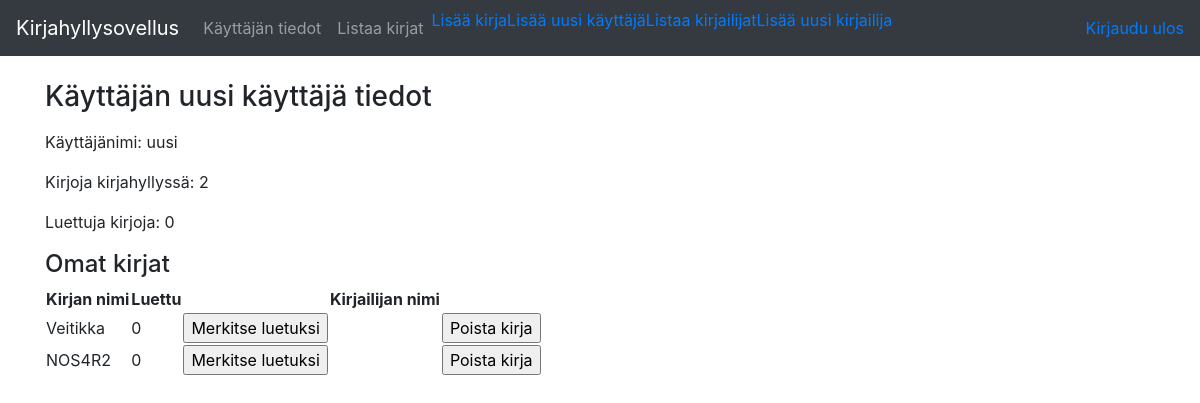
/auth/uusi/ (signed in), run on an earlier commit of the app's database.
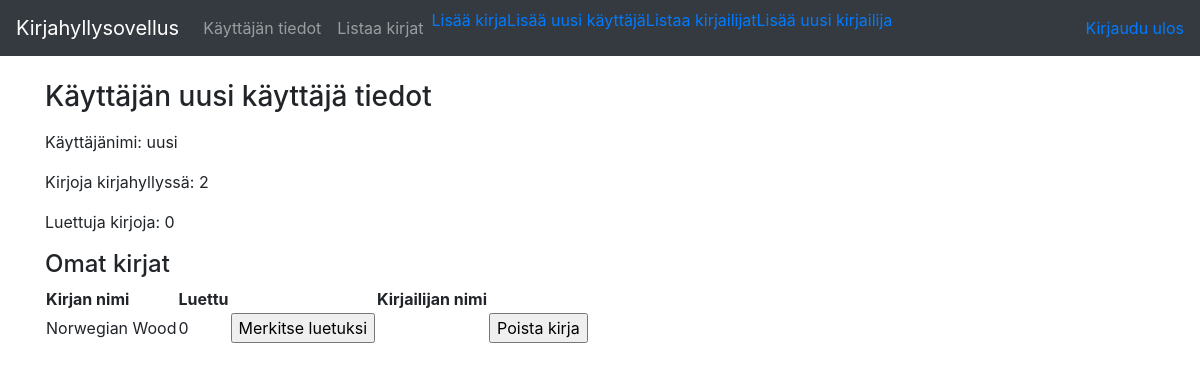
And on a later commit of the database.
### application/auth/models.py (models this page shows, shortened)
class User(Base):
    __tablename__ = "account"
    name = db.Column(db.String(30), nullable=False)
    username = db.Column(db.String(30), nullable=False)
    password = db.Column(db.String(30), nullable=False)
    mybooks = db.relationship("Book", secondary=users_books,
        backref=db.backref('mybooks', lazy='dynamic'))
    @staticmethod
    def count_all_books(userid):
        stmt = text("SELECT COUNT(users_books.book_id) FROM users_books WHERE user_id = :userid").params(userid=userid)
        res = db.engine.execute(stmt)
        return res.fetchone()[0]
    @staticmethod
    def count_read_books(userid):
        stmt = text("SELECT COUNT(users_books.book_id) FROM users_books WHERE user_id =  :userid AND read = 1").params(userid=userid)
        res = db.engine.execute(stmt)
        return res.fetchone()[0]

### tables this page shows
CREATE TABLE users_books (
	book_id INTEGER, 
	user_id INTEGER, 
	read BOOLEAN NOT NULL, 
	FOREIGN KEY(book_id) REFERENCES book (id), 
	FOREIGN KEY(user_id) REFERENCES account (id), 
	CHECK (read IN (0, 1))
);

### application/books/models.py (models this page shows, shortened)
class Book(Base):
    name = db.Column(db.String(144), nullable=False)

### application/auth/views.py (the view)
@app.route("/auth/<username>/", methods=["GET"])
@login_required
def auth_info(username):
    user = User.query.filter_by(username=username).first()
    stmt = text(
        "SELECT book_id, user_id, read, name FROM users_books ub JOIN book b ON b.id=ub.book_id WHERE ub.user_id=:user_id").params(
        user_id=user.id)
    bookslist = db.engine.execute(stmt)
    db.session().commit()
    return render_template("auth/userinfo.html", user=user, books=bookslist, all_books=user.count_all_books(user.id),
                           read_books=user.count_read_books(user.id))

### application/__init__.py (called while the page is built)
@login_manager.user_loader
def load_user(user_id):
    return User.query.get(user_id)

### application/templates/auth/userinfo.html (shortened to what this page needs)
{% extends "layout.html" %}
{% block body %}
<form method="GET" action="{{ url_for('auth_info', username=user.username) }}">
    <h3>Käyttäjän {{ user.name }} tiedot</h3>
    <p>Käyttäjänimi: {{ user.username }}</p>
    {% if all_books is defined %}
    <p>Kirjoja kirjahyllyssä: {{ all_books }}</p>
    {% endif %}
    {% if read_books is defined %}
    <p>Luettuja kirjoja: {{ read_books }}</p>
    {% endif %}
    <h4>Omat kirjat</h4>
    <table>
        <tr>
            <th>Kirjan nimi</th>
            <th>Luettu</th>
            <th></th>
            <th>Kirjailijan nimi</th>
        </tr>
        {% for book in books %}
        <tr>
            <td>{{ book.name }}</td>
            <td>{{ book.read }}</td>
            <td>
                {% if book.read == False %}
                <form method="POST" action="{{ url_for('books_set_read_or_delete', username=user.username, book_id=book.book_id) }}">
                    <input type="submit" name="btn" value="Merkitse luetuksi"/>
                </form>
                {% endif %}
            </td>
            <td>
            </td>
            <td>
                <form method="POST" action="{{ url_for('books_set_read_or_delete', username=user.username, book_id=book.book_id) }}">
                    <input type="submit" name="btn" value="Poista kirja"/>
                </form>
            </td>
        </tr>
        {% endfor %}
    </table>
</form>
{% endblock %}

### application/templates/layout.html (shortened to what this page needs)
<!DOCTYPE html>
<html>
  <head>
    <link rel="stylesheet" href="https://maxcdn.bootstrapcdn.com/bootstrap/4.0.0/css/bootstrap.min.css"
>
  </head>
  <body>
    <nav class="navbar navbar-expand-md navbar-dark bg-dark mb-4">
      <a class="navbar-brand" href="#">Kirjahyllysovellus</a>
      <div class="collapse navbar-collapse" id="navbarCollapse">
        <ul class="navbar-nav mr-auto">
          <li class="nav-item">
            <a class="nav-link" href="{{ url_for('auth_info', username=current_user.username) }}">Käyttäjän tiedot</a>
          </li>
          <li class="nav-item">
            <a class="nav-link" href="{{ url_for('books_index') }}">Listaa kirjat</a>
          </li>
          <li class="nav-item">
            <a href="{{ url_for('books_form') }}">Lisää kirja</a>
          </li>
          <li class="nav-item">
            <a href="{{ url_for('auth_form') }}">Lisää uusi käyttäjä</a>
          </li>
          <li class="nav-item">
            <a href="{{ url_for('authors_index') }}">Listaa kirjailijat</a>
          </li>
          <li class="nav-item">
            <a href="{{ url_for('authors_form') }}">Lisää uusi kirjailija</a>
          </li>
        </ul>
        <div class="form-inline mt-2 mt-md-0">
          {% if current_user.is_authenticated %}
          <a href="{{url_for('auth_logout') }}">Kirjaudu ulos</a>
          {% else %}
          <a href="{{ url_for('auth_login') }}">Kirjaudu sisään</a>
          {% endif %}
        </div>
      </div>
    </nav>
    <main role="main" class="container">
      {% block body %}{% endblock %}
    </main>
  </body>
</html>

What changed in the data, as far as the page shows it:
no longer on this page (row unchanged): users_books: name "Veitikka", read "0"
changed through a linked row, users_books: name "NOS4R2" → "Norwegian Wood"
